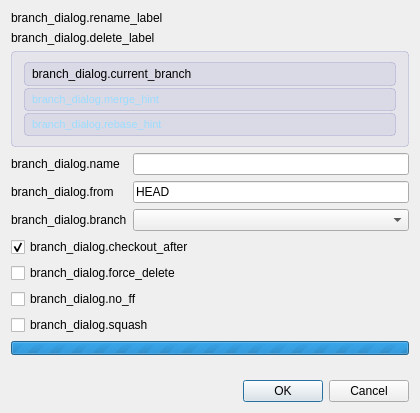
<?xml version="1.0" encoding="UTF-8"?>
<ui version="4.0">
 <class>BranchDialog</class>
 <widget class="QDialog" name="BranchDialog">
  <property name="minimumSize">
   <size>
    <width>420</width>
    <height>0</height>
   </size>
  </property>
  <property name="windowTitle">
   <string notr="true">branch_dialog.title.create</string>
  </property>
  <layout class="QVBoxLayout" name="mainLayout">
   <item>
    <widget class="QLabel" name="renameLabel">
     <property name="text">
      <string notr="true">branch_dialog.rename_label</string>
     </property>
    </widget>
   </item>
   <item>
    <widget class="QLabel" name="deleteLabel">
     <property name="text">
      <string notr="true">branch_dialog.delete_label</string>
     </property>
    </widget>
   </item>
   <item>
    <widget class="QFrame" name="infoFrame">
     <property name="styleSheet">
      <string notr="true">background: rgba(100,100,180,20); border: 1px solid rgba(100,100,180,60);border-radius: 4px; padding: 4px;</string>
     </property>
     <layout class="QVBoxLayout" name="infoLayout">
      <property name="spacing">
       <number>2</number>
      </property>
      <property name="leftMargin">
       <number>8</number>
      </property>
      <property name="topMargin">
       <number>6</number>
      </property>
      <property name="rightMargin">
       <number>8</number>
      </property>
      <property name="bottomMargin">
       <number>6</number>
      </property>
      <item>
       <widget class="QLabel" name="currentBranchLabel">
        <property name="text">
         <string notr="true">branch_dialog.current_branch</string>
        </property>
       </widget>
      </item>
      <item>
       <widget class="QLabel" name="mergeHintLabel">
        <property name="styleSheet">
         <string notr="true">color: #9cdcfe; font-size: 11px;</string>
        </property>
        <property name="text">
         <string notr="true">branch_dialog.merge_hint</string>
        </property>
        <property name="wordWrap">
         <bool>true</bool>
        </property>
       </widget>
      </item>
      <item>
       <widget class="QLabel" name="rebaseHintLabel">
        <property name="styleSheet">
         <string notr="true">color: #9cdcfe; font-size: 11px;</string>
        </property>
        <property name="text">
         <string notr="true">branch_dialog.rebase_hint</string>
        </property>
        <property name="wordWrap">
         <bool>true</bool>
        </property>
       </widget>
      </item>
     </layout>
    </widget>
   </item>
   <item>
    <layout class="QFormLayout" name="formLayout">
     <item row="0" column="0">
      <widget class="QLabel" name="nameLabel">
       <property name="text">
        <string notr="true">branch_dialog.name</string>
       </property>
       <property name="buddy">
        <cstring>nameEdit</cstring>
       </property>
      </widget>
     </item>
     <item row="0" column="1">
      <widget class="QLineEdit" name="nameEdit"/>
     </item>
     <item row="1" column="0">
      <widget class="QLabel" name="fromLabel">
       <property name="text">
        <string notr="true">branch_dialog.from</string>
       </property>
       <property name="buddy">
        <cstring>fromEdit</cstring>
       </property>
      </widget>
     </item>
     <item row="1" column="1">
      <widget class="QLineEdit" name="fromEdit">
       <property name="text">
        <string notr="true">HEAD</string>
       </property>
      </widget>
     </item>
     <item row="2" column="0">
      <widget class="QLabel" name="branchLabel">
       <property name="text">
        <string notr="true">branch_dialog.branch</string>
       </property>
       <property name="buddy">
        <cstring>branchCombo</cstring>
       </property>
      </widget>
     </item>
     <item row="2" column="1">
      <widget class="QComboBox" name="branchCombo"/>
     </item>
    </layout>
   </item>
   <item>
    <widget class="QCheckBox" name="checkoutCheck">
     <property name="text">
      <string notr="true">branch_dialog.checkout_after</string>
     </property>
     <property name="checked">
      <bool>true</bool>
     </property>
    </widget>
   </item>
   <item>
    <widget class="QCheckBox" name="forceCheck">
     <property name="text">
      <string notr="true">branch_dialog.force_delete</string>
     </property>
    </widget>
   </item>
   <item>
    <widget class="QCheckBox" name="noFfCheck">
     <property name="text">
      <string notr="true">branch_dialog.no_ff</string>
     </property>
    </widget>
   </item>
   <item>
    <widget class="QCheckBox" name="squashCheck">
     <property name="text">
      <string notr="true">branch_dialog.squash</string>
     </property>
    </widget>
   </item>
   <item>
    <widget class="QProgressBar" name="progressBar">
     <property name="minimumSize">
      <size>
       <width>0</width>
       <height>14</height>
      </size>
     </property>
     <property name="maximumSize">
      <size>
       <width>16777215</width>
       <height>14</height>
      </size>
     </property>
     <property name="minimum">
      <number>0</number>
     </property>
     <property name="maximum">
      <number>0</number>
     </property>
     <property name="textVisible">
      <bool>false</bool>
     </property>
    </widget>
   </item>
   <item>
    <widget class="QLabel" name="statusLabel">
     <property name="styleSheet">
      <string notr="true">color: #9cdcfe; font-size: 11px;</string>
     </property>
     <property name="text">
      <string notr="true"/>
     </property>
    </widget>
   </item>
   <item>
    <widget class="QDialogButtonBox" name="buttonBox">
     <property name="standardButtons">
      <set>QDialogButtonBox::StandardButton::Cancel|QDialogButtonBox::StandardButton::Ok</set>
     </property>
    </widget>
   </item>
  </layout>
 </widget>
 <resources/>
 <connections/>
</ui>
